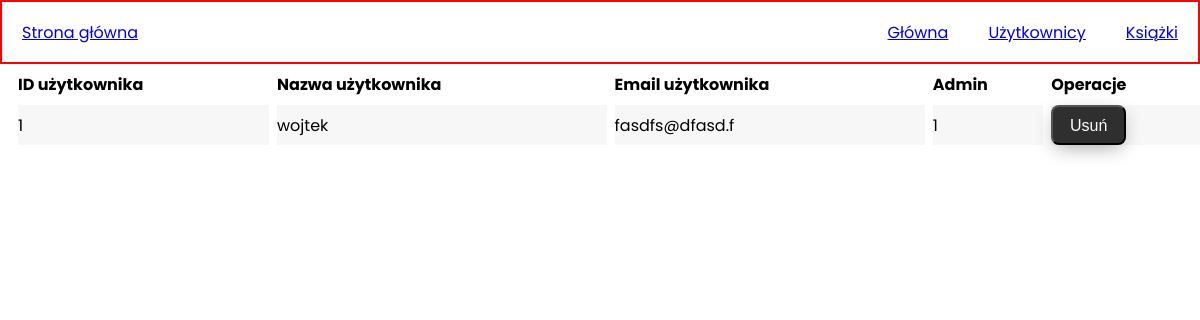
/adminpanel.php?page=users (signed in), run on an earlier commit of the app's database.
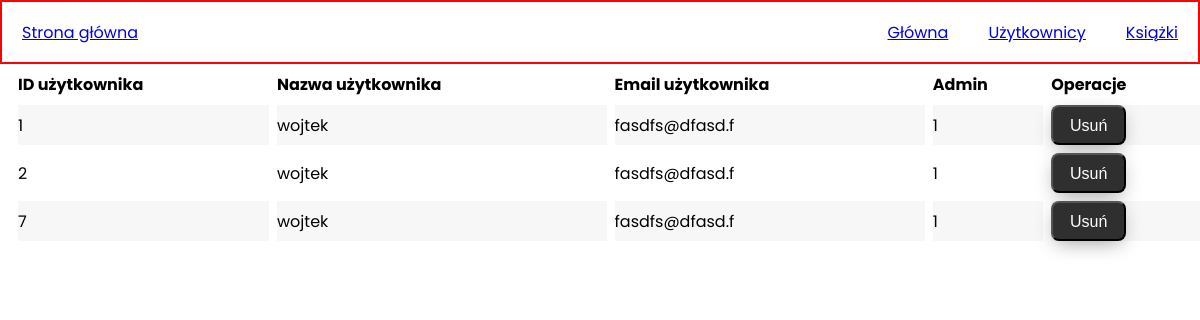
And on a later commit of the database.
### tables this page shows
CREATE TABLE `users` (
  `User_ID` int(11) NOT NULL,
  `User_name` varchar(255) NOT NULL,
  `User_email` varchar(255) NOT NULL,
  `User_password` varchar(255) NOT NULL,
  `User_Admin` tinyint(1) NOT NULL
);

### modules/database.php (called while the page is built, shortened)
<?php
Class DataBase{
    public $con = null;
    function __construct($dbhost = 'localhost', $dbuser = 'root', $dbpass = '', $dbname = 'bookinc'){
        $this->con = mysqli_connect($dbhost, $dbuser, $dbpass, $dbname);
    }
    function query($query, $parameters = []){
        $stmt = $this->con->prepare($query);
        if($stmt->execute()){
            $result = $stmt->get_result();
            return $result;
        }else{
            die("Error in executing a statement" . $this->con->error);
        }
    }
}
?>

### modules/adminpanel/adminpanel_model.php (called while the page is built, shortened)
<?php
function getAllUsers($db)
{
    $result = $db->query("SELECT * FROM users");
    return $result;
}

### modules/adminpanel/adminpanel_view.php (the view, shortened to what this page needs)
<?php
require_once 'adminpanel_model.php';
function showAllUsersTable($result)
{
    echo "<table>
            <tr>
                <th>ID użytkownika</th>
                <th>Nazwa użytkownika</th>
                <th>Email użytkownika</th>
                <th>Admin</th>
                <th>Operacje</th>
            </tr>
        ";
    while ($row = $result->fetch_assoc()) {
        echo '<tr>';
        echo '<td>' . $row['User_ID'] . "</td>";
        echo '<td>' . $row['User_name'] . "</td>";
        echo '<td>' . $row['User_email'] . "</td>";
        echo '<td>' . $row['User_Admin'] . "</td>";
        echo "<td>
                    <form method='POST'>
                        <input type=hidden name=iduser value=" . $row["User_ID"] . " >
                        <input type=submit  onclick='return confirm(\"Czy na pewno chcesz usunąć?\");' value=Usuń name=deleteuser >
                    </form>
                    </td>";
        echo '</tr>';
    }
    echo "</table>";
}

What changed in the data, as far as the page shows it:
added users: User_ID "2", User_name "wojtek", User_email "fasdfs@dfasd.f", User_Admin "1"
added users: User_ID "7", User_name "wojtek", User_email "fasdfs@dfasd.f", User_Admin "1"
